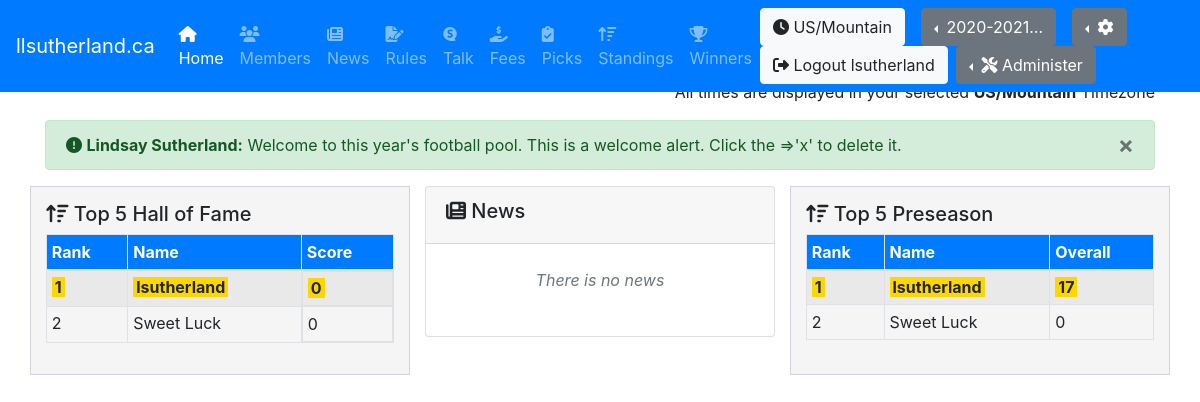
Before: / (signed in) with the older database file.
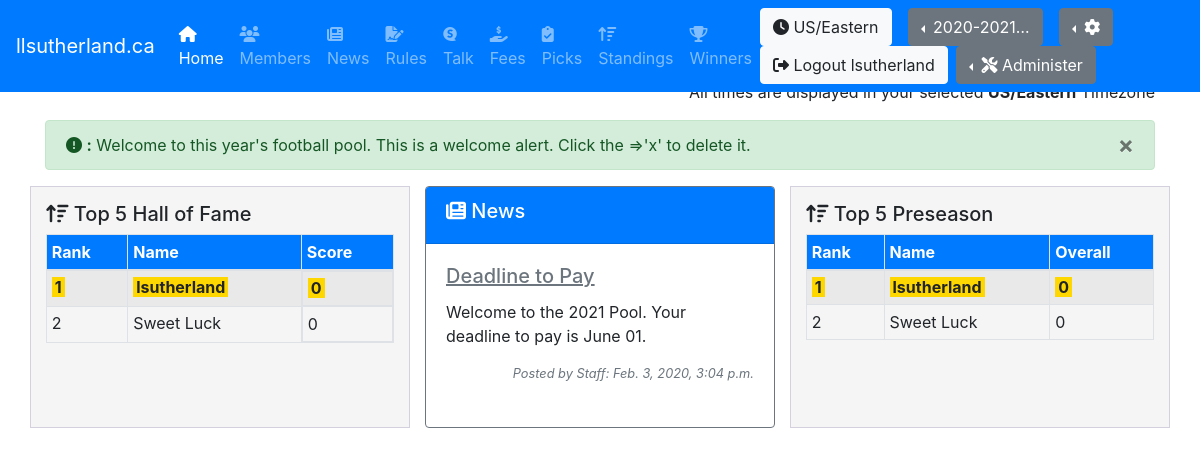
After: the same page with the newer database file.
### pool/models.py (models this page shows, shortened)
class CustomUser(AbstractUser):
    US_EST = 'US/Eastern'
    TZS = [
        ('US/Alaska', 'US/Alaska'),
        ('US/Arizona','US/Arizona'),
        ('US/Central','US/Central'),
        (US_EST,'US/Eastern'),
        ('US/Hawaii','US/Hawaii'),
        ('US/Mountain','US/Mountain'),
        ('US/Pacific','US/Pacific'),
        ('Europe/Amsterdam','Europe/Amsterdam'),
        ('Europe/Athens','Europe/Athens'),
        ('Europe/Belgrade','Europe/Belgrade'),
        ('Europe/Berlin','Europe/Berlin'),
        ('Europe/Brussels','Europe/Brussels'),
        ('Europe/Bucharest','Europe/Bucharest'),
        ('Europe/Budapest','Europe/Budapest'),
        ('Europe/Copenhagen','Europe/Copenhagen'),
        ('Europe/Dublin','Europe/Dublin'),
        ('Europe/Gibraltar','Europe/Gibraltar'),
        ('Europe/Helsinki','Europe/Helsinki'),
        ('Europe/Istanbul','Europe/Istanbul'),
        ('Europe/Kiev','Europe/Kiev'),
        ('Europe/Lisbon','Europe/Lisbon'),
        ('Europe/London','Europe/London'),
        ('Europe/Luxembourg','Europe/Luxembourg'),
        ('Europe/Madrid','Europe/Madrid'),
        ('Europe/Malta','Europe/Malta'),
        ('Europe/Moscow','Europe/Moscow'),
        ('Europe/Oslo','Europe/Oslo'),
        ('Europe/Paris','Europe/Paris'),
        ('Europe/Prague','Europe/Prague'),
        ('Europe/Rome','Europe/Rome'),
        ('Europe/Sarajevo','Europe/Sarajevo'),
        ('Europe/Stockholm','Europe/Stockholm'),
        ('Europe/Vienna','Europe/Vienna'),
        ('Europe/Volgograd','Europe/Volgograd'),
        ('Europe/Warsaw','Europe/Warsaw'),
        ('Europe/Zurich','Europe/Zurich')
    ]
    username_validator = MyValidator()
    username = models.CharField(
        _('username'),
        max_length=150,
        unique=True,
        help_text=_('Required. 150 characters or fewer. Names and numbers only.'),
        validators=[username_validator],
            error_messages={
            'unique': _("A user with that username already exists."),
        },
    )
    mobile = models.CharField(max_length=20, blank=True, null=True)
    image = models.ImageField(upload_to='profile_image', blank=True, null=True)
    favorite_team = models.ForeignKey(Team, on_delete=models.CASCADE, blank=True, null=True)
    timezone = models.CharField(max_length=50, blank=False, null=False, default=US_EST, choices=TZS)

class Alert(models.Model):
    user = models.ForeignKey(CustomUser, on_delete=models.CASCADE, blank=False, null=False)
    message = models.TextField(max_length=250, blank=False, null=False)
    effective_date = models.DateTimeField(null=True)
    effective_end_date = models.DateTimeField(null=True)
    alert_level = models.ForeignKey(AlertLevel, on_delete=models.CASCADE, blank=False, null=False)

class NewsItem(models.Model):
    title = models.CharField(max_length=30, blank=False, null=True)
    message = models.TextField(max_length=250, blank=False, null=False)
    effective_date = models.DateTimeField(null=True)
    effective_end_date = models.DateTimeField(null=True)
    class Meta:
        verbose_name_plural = "News"

### pool/views.py (the view)
# urls.py: path('', HomePageView.as_view(), name='home'),
class HomePageView(LoginRequiredMixin, TemplateView):
    template_name = 'home/home.html'
    def get(self, request):
        args = get_current(request)
        args.update({'standings' : Standings.objects.all().order_by('-overall_total')})
        args.update({'template_name' : self.template_name})
        args.update({'news_items' : NewsItem.objects.order_by('-effective_date')[:3]})
        args.update({'alerts' : Alert.objects.filter(user_id=request.user.id)})
        args.update({'the_time' : get_now()})
        return render(request, self.template_name, args)

### pool/views.py (called while the page is built)
def get_current(request):
    current_season = None
    current_week = None
    seasons = []
    prefs = None
    request.session['django_timezone'] = request.user.timezone
    try:
        current_season = get_current_season(request)
        current_week = get_current_week(request)
        seasons = get_seasons()
        prefs = get_preferences(request)
    except Exception as e:
        print(e)
    return {
        'preferences' : prefs,
        'current_season': current_season,
        'current_week' : current_week,
        'seasons' : seasons
    }

def get_preferences(request):
    return Preferences.objects.get(user_id = request.user.id)

def get_seasons():
    return Season.objects.order_by('-effective_date')

def get_current_season(request):
    active_season = Season.objects.get(is_active=True)
    current_season_id = request.session['current_season_id']
    if not active_season.id == current_season_id:
        request.session['current_season_id'] = active_season.id
        return Season.objects.get(id=active_season.id)
    else:
        return Season.objects.get(id=current_season_id)

### utils/season_helper.py (called while the page is built)
def get_now():
    return timezone.now()

### pool/templates/home/home.html (shortened to what this page needs)
{% extends 'base.html' %}
{% load tz %}
{% block body %}
  <p class="text-right">All times are displayed in your selected <strong>{{request.session.django_timezone}}</strong> Timezone</p>
  {% include "home/alerts.html" %}
  <div class="row mb-3">
    <div class="col-md-4 themed-grid-col">
      {% include "home/top_five.html" %}
    </div>
    <div class="col-md-4">
        {% include "home/news.html" %}
    </div>
    <div class="col-md-4 themed-grid-col">
      {% include "home/overall.html" %}
    </div>
  </div>
{% endblock %}

### pool/templates/nav/no-fav-team.html (shortened to what this page needs)
<nav class="navbar navbar-expand-md navbar-dark fixed-top bg-primary">
        <a class="navbar-brand" href="#">llsutherland.ca</a>
        <div class="collapse navbar-collapse" id="navbarCollapse">
            <ul class="navbar-nav mr-auto">
                <li class="nav-item">
                    <a class="nav-link {% if request.resolver_match.url_name == "home" %}active{% endif %}" href="{% url 'home'  %}"><i class="fas fa-home"></i> Home</a>
                </li>
                <li class="nav-item">
                    <a class="nav-link {% if request.resolver_match.url_name == "members" %}active{% endif %}" href="{% url 'members'  %}"><i class="fas fa-users"></i> Members</a>
                </li>
                <li class="nav-item">
                    <a class="nav-link {% if request.resolver_match.url_name == "news" %}active{% endif %}" href="{% url 'news'  %}"><i class="fas fa-newspaper"></i> News</a>
                </li>
                <li class="nav-item">
                    <a class="nav-link {% if request.resolver_match.url_name == "rules" %}active{% endif %}" href="{% url 'rules'  %}"><i class="fas fa-file-signature"></i> Rules</a>
                </li>
                <li class="nav-item">
                    <a class="nav-link {% if request.resolver_match.url_name == "talk" %}active{% endif %}" href="{% url 'talk'  %}"><i class="fab fa-speakap"></i> Talk</a>
                </li>
                <li class="nav-item">
                    <a class="nav-link {% if request.resolver_match.url_name == "fees" %}active{% endif %}" href="{% url 'fees'  %}"><i class="fas fa-hand-holding-usd"></i> Fees</a>
                </li>
                <li class="nav-item">
                    <a class="nav-link {% if request.resolver_match.url_name == "picks" %}active{% endif %}" href="{% url 'picks' %}"><i class="fas fa-clipboard-check"></i> Picks</a>
                </li>
                <li class="nav-item">
                    <a class="nav-link {% if request.resolver_match.url_name == "standings" %}active{% endif %}" href="{% url 'standings'%}""><i class="fas fa-sort-amount-up"></i> Standings</a>
                </li>
                <li class="nav-item">
                    <a class="nav-link {% if request.resolver_match.url_name == "winners" %}active{% endif %}" href="{% url 'winners'  %}"><i class="fas fa-trophy"></i> Winners</a>
                </li>
            </ul>
            <form class="form-inline mt-2 mt-md-0">
                <a class="btn btn-light mr-2 my-2 my-sm-0" href=""><i class="fas fa-clock"></i> {{request.session.django_timezone}}</a>
                <div class="dropdown dropleft pl-2 pr-2">
                {% if current_season %}
                    <a class="btn btn-secondary dropdown-toggle" href="#" role="button" id="dropdownSeason" data-toggle="dropdown" aria-haspopup="true" aria-expanded="false">
                        {{current_season.name | truncatechars:10}}
                    </a>
                {% endif %}
                </div>
                <div class="dropdown dropleft pl-2 pr-2">
                    <a class="btn btn-secondary dropdown-toggle" href="#" role="button" id="dropdownProfile" data-toggle="dropdown" aria-haspopup="true" aria-expanded="false">
                        <i class="fas fa-cog"></i>
                    </a>
                </div>
                <a class="btn btn-light mr-2 my-2 my-sm-0" href="{% url 'logout' %}"><i class="fas fa-sign-out-alt"></i> Logout {{user.username}}</a>
                {% if user.is_staff %}
                    <div class="dropdown dropleft">
                        <button class="btn btn-secondary dropdown-toggle" type="button" id="dropdownMenuButton" data-toggle="dropdown" aria-haspopup="true" aria-expanded="false">
                            <i class="fas fa-tools"></i> Administer
                        </button>
                    </div>
                {% endif %}
            </form>
        </div>
    </nav>

### pool/templates/home/alerts.html
{% if alerts %}
    {% for alert in alerts %}
        <div class="alert alert-{% if alert.alert_level.id == 1 %}success{% elif alert.alert_level.id == 2 %}warning{% else %}danger{% endif %} fade show" role="alert">
            <i class="fas fa-exclamation-circle"></i> <strong>{{user.first_name}} {{user.last_name}}:</strong> {{ alert.message }}
            <a href="/delete_alert/{{alert.id}}" class="close" aria-label="Close"><span aria-hidden="true">&times;</span></a>
        </div>
    {% endfor %}
{% endif %}

### pool/templates/home/top_five.html (shortened to what this page needs)
<h5><i class="fas fa-sort-amount-up"></i> Top 5 {{current_week.name}}</h5>
<table class="table table-sm table-striped table-bordered">
    <thead>
        {% if user.favorite_team %}
            <tr style="background-color:{{user.favorite_team.color_01}};color:{{user.favorite_team.color_03}};border-color:{{user.favorite_team.color_03}}">
                <th>Rank</th>
                <th>Name</th>
                <th>Score</th>
            </tr>
        {% else %}
            <tr class="bg-primary text-white">
                <th>Rank</th>
                <th>Name</th>
                <th>Score</th>
            </tr>
        {% endif %}
    </thead>
    <tbody>
    {% for item in standings %}
        <tr>
            <td><span {% if request.user.username == item.user.username %} class="highlight-user"{% endif %}>{{item.id}}</span></td>
            <td><span {% if request.user.username == item.user.username %} class="highlight-user"{% endif %}>{{item.user.username}}</span></td>
            <td id="preHofId" style="display:{% if current_week.name == 'Hall of Fame' %}block{% else %}none{% endif %};"><span {% if request.user.username == item.user.username %} class="highlight-user"{% endif %}>{{item.pre_hof}}</span></td>
        </tr>
    {% endfor %}
    </tbody>
</table>

### pool/templates/home/news.html
{% if user.favorite_team %}
  {% if news_items.count > 0 %}
  <div class="card" style="color:{{user.favorite_team.color_01}}">
    <div class="card-header" style="background-color:{{user.favorite_team.color_03}}">
      <h5><i class="fas fa-newspaper"></i> News</h5>
    </div>
    <div class="card-body">
      {% for n in news_items %}
          <h5 class="card-title" style="text-decoration:underline;color:{{user.favorite_team.color_01}}">{{n.title}}</h5>
          <p class="card-text">{{n.message}}</p>
          <small id="newsHelp{{n.id}}" class="form-text text-muted text-right mb-4" style="font-style:italic;">Posted by Staff: {{n.effective_date}}</small>
      {% endfor %}
    </div>
  </div>
  {% else %}
  <div class="card">
    <div class="card-header">
      <h5>News</h5>
    </div>
    <div class="card-body">
        <p id="newsHelpNone" class="form-text text-muted text-center mb-4" style="font-style:italic;">There is no news</p>
    </div>
  </div>
  {% endif %}
{% else %}
  {% if news_items.count > 0 %}
  <div class="card border-secondary">
    <div class="card-header bg-primary text-white">
      <h5><i class="fas fa-newspaper"></i> News</h5>
    </div>
    <div class="card-body">
      {% for n in news_items %}
          <h5 class="card-title text-secondary" style="text-decoration:underline;">{{n.title}}</h5>
          <p class="card-text">{{n.message}}</p>
          <small id="newsHelp{{n.id}}" class="form-text text-muted text-right mb-4" style="font-style:italic;">Posted by Staff: {{n.effective_date}}</small>
      {% endfor %}
    </div>
  </div>
  {% else %}
  <div class="card">
    <div class="card-header">
      <h5><i class="fas fa-newspaper"></i> News</h5>
    </div>
    <div class="card-body">
        <p id="newsHelpNone" class="form-text text-muted text-center mb-4" style="font-style:italic;">There is no news</p>
    </div>
  </div>
  {% endif %}
{% endif %}

### pool/templates/home/overall.html
<h5><i class="fas fa-sort-amount-up"></i> Top 5 {{current_week.week_type.name}}</h5>
<table class="table table-sm table-striped table-bordered">
    <thead>
        {% if user.favorite_team %}
            <tr style="background-color:{{user.favorite_team.color_01}};color:{{user.favorite_team.color_03}};border-color:{{user.favorite_team.color_03}}">
                <th>Rank</th>
                <th>Name</th>
                <th>Overall</th>
            </tr>
        {% else %}
            <tr class="bg-primary text-white">
                <th>Rank</th>
                <th>Name</th>
                <th>Overall</th>
            </tr>
        {% endif %}
    </thead>
    <tbody>
    {% for item in standings %}
        <tr>
            <td><span {% if request.user.username == item.user.username %}class="highlight-user"{% endif %}>{{item.id}}</span></td>
            <td><span {% if request.user.username == item.user.username %}class="highlight-user"{% endif %}>{{item.user.username}}</span></td>
            <td><span {% if request.user.username == item.user.username %}class="highlight-user"{% endif %}>{{item.overall_total}}</span></td>
        </tr>
    {% endfor %}
    </tbody>
</table>

Changed rows visible on the page:
changed CustomUser "lsutherland": session.django_timezone "US/Mountain" → "US/Eastern"; first_name "Lindsay" → (not shown); last_name "Sutherland" → (not shown)
added NewsItem: title "Deadline to Pay", message "Welcome to the 2021 Pool. Your deadline to pay is June 01.", effective_date "Feb. 3, 2020, 3:04 p.m."
Other visible differences:
text no longer shown: "There is no news"
new list line: "1 0"
new list line: "lsutherland"
list line gone: "1 17"
list line gone: "lsutherland"
